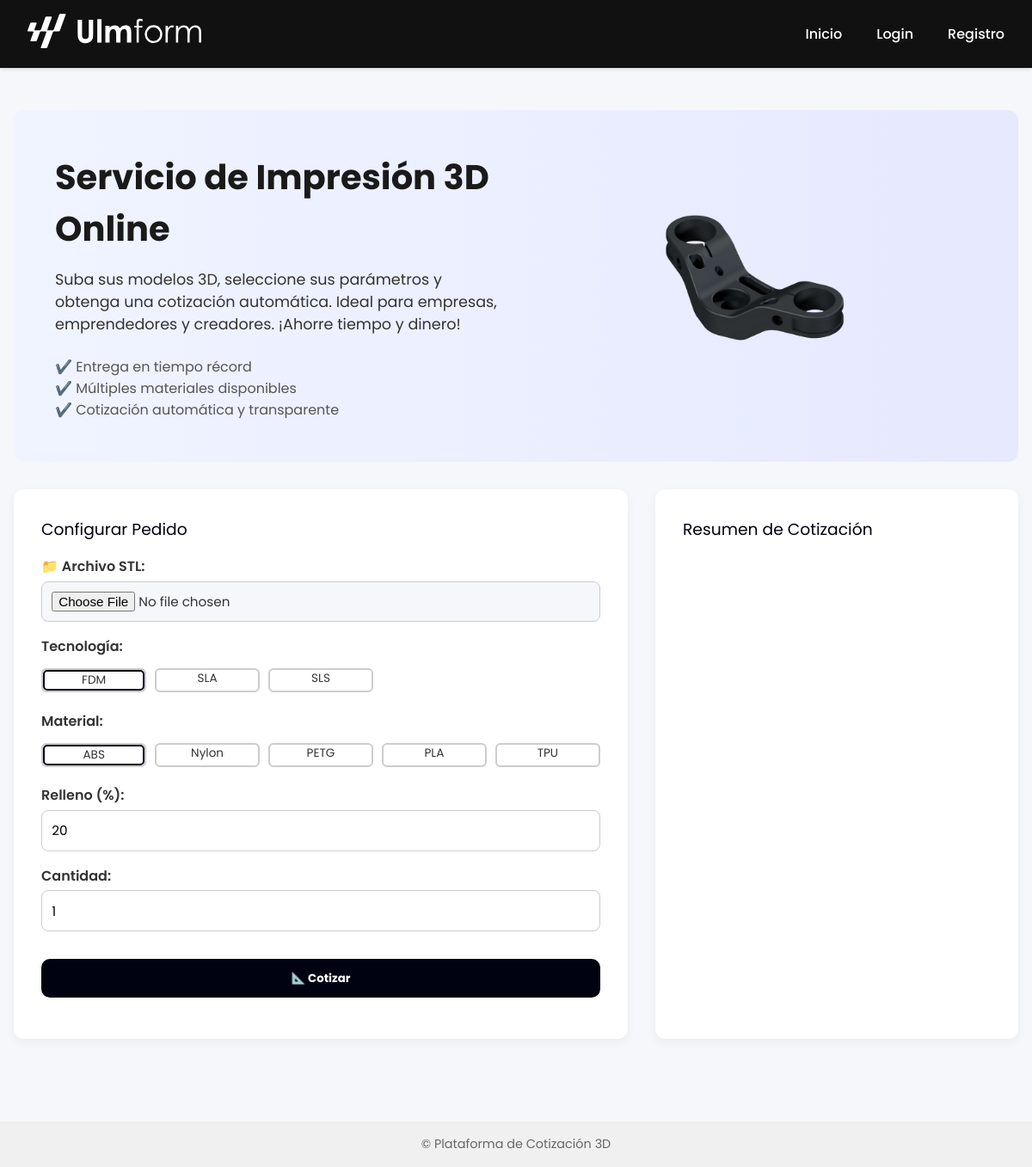
The page / on the database its author committed.
### tables this page shows
CREATE TABLE materiales (
            id INTEGER PRIMARY KEY AUTOINCREMENT,
            nombre TEXT NOT NULL UNIQUE,
            precio_por_kg REAL NOT NULL
        );

### app.py (the view)
@app.route('/')
def index():
    conn = sqlite3.connect(DB)
    c = conn.cursor()
    c.execute("SELECT nombre FROM materiales")
    materiales = [row[0] for row in c.fetchall()]
    conn.close()
    return render_template('index.html', materiales=materiales)

### templates/index.html (shortened to what this page needs)
{% extends "base.html" %}
{% block contenido %}
<section style="display: flex; justify-content: space-between; align-items: center; background: linear-gradient(to right, #f0f4ff, #e6e9ff); padding: 3rem; border-radius: 12px; margin-top: 2rem; margin-bottom: 2rem;">
    <div style="flex: 1; padding-right: 2rem;">
        <h1 style="font-size: 2.5rem; font-weight: 700; color: #1a1a1a;">Servicio de Impresión 3D Online</h1>
        <p style="font-size: 1.1rem; color: #333; margin-top: 1rem;">
            Suba sus modelos 3D, seleccione sus parámetros y obtenga una cotización automática. Ideal para empresas, emprendedores y creadores. ¡Ahorre tiempo y dinero!
        </p>
        <ul style="margin-top: 1.5rem; color: #555; list-style-type: none; padding: 0;">
            <li>✔️ Entrega en tiempo récord</li>
            <li>✔️ Múltiples materiales disponibles</li>
            <li>✔️ Cotización automática y transparente</li>
        </ul>
    </div>
    <div style="flex: 1; text-align: right;">
        <img src="{{ url_for('static', filename='img/pieza3d.png') }}" alt="pieza 3D" style="max-width: 100%; height: auto;">
    </div>
</section>
<main class="cotizacion-layout">
  <section class="formulario-box">
    <h3>Configurar Pedido</h3>
    <form id="form-cotizacion">
        <div class="input-group full-width">
            <label for="archivo">📁 Archivo STL:</label>
            <input type="file" name="archivo" id="archivo" style="background-color: #f5f7fb" accept=".stl" required>
        </div>
        <div class="input-group">
            <label>Tecnología:</label>
            <div class="botones-grid">
                <label class="toggle-btn">
                    <span>FDM</span>
                </label>
                <label class="toggle-btn">
                    <span>SLA</span>
                </label>
                <label class="toggle-btn">
                    <span>SLS</span>
                </label>
            </div>
        </div>
        <div class="input-group">
            <label>Material:</label>
            <div class="botones-grid">
                {% for mat in materiales %}
                <label class="toggle-btn">
                    <span>{{ mat }}</span>
                </label>
                {% endfor %}
            </div>
        </div>
        <div class="input-group">
            <label for="infill">Relleno (%):</label>
            <input type="number" name="infill" id="infill" min="0" max="100" value="20" required>
        </div>
        <div class="input-group">
            <label for="cantidad">Cantidad:</label>
            <input type="number" name="cantidad" id="cantidad" min="1" value="1" required>
        </div>
        <div class="input-group full-width">
            <button type="submit" class="btn-principal">📐 Cotizar</button>
        </div>
    </form>
  </section>
  <aside class="resumen-cotizacion">
      <h3>Resumen de Cotización</h3>
  </aside>
</main>
{% endblock %}

### static/style.css (style rules this page uses)
* { justify-items: stretch; margin: 0; padding: 0; box-sizing: border-box; font-family: 'Poppins', sans-serif; font-weight: 400; font-style: normal; text-decoration: none; }
body { background: #f5f7fb; color: #333; }
main.cotizacion-layout { display: flex; flex-wrap: wrap; gap: 2rem; max-width: 1400px; margin: 2rem auto; }
.formulario-box { background: white; padding: 2rem; border-radius: 12px; flex: 1 1 60%; min-width: 300px; box-shadow: 0 4px 12px rgba(0,0,0,0.05); }
.resumen-cotizacion { background: white; padding: 2rem; border-radius: 12px; flex: 1 1 35%; min-width: 280px; box-shadow: 0 4px 12px rgba(0,0,0,0.05); }
h2, h3 { margin-bottom: 1rem; color: #000111; }
.input-group { display: flex; flex-direction: column; margin-bottom: 1rem; }
.input-group label { font-weight: 600; margin-bottom: 0.3rem; }
.input-group input, .input-group select { padding: 0.7rem; border: 1px solid #ccc; border-radius: 8px; font-size: 0.95rem; }
.full-width { width: 100%; }
.btn-principal { background-color: #000111; color: white; padding: 0.8rem; border: none; border-radius: 10px; font-weight: bold; cursor: pointer; transition: background-color 0.3s; margin-top: 1rem; width: 100%; }
.botones-grid { display: grid; grid-template-columns: repeat(auto-fill, minmax(110px, 1fr)); gap: 0.6rem; margin-top: 0.5rem; }
.toggle-btn { display: inline-block; border: 2px solid #ccc; border-radius: 6px; cursor: pointer; font-weight: 500; background-color: #fff; transition: all 0.3s ease; font-size: 0.85rem; text-align: center; }
.toggle-btn span { display: inline-block; width: 100%; }
.toggle-btn input:checked + span { border: 2px solid #000111; border-radius: 5px; }

### rows shown on the page
materiales: nombre "ABS"
materiales: nombre "Nylon"
materiales: nombre "PETG"
materiales: nombre "PLA"
materiales: nombre "TPU"
